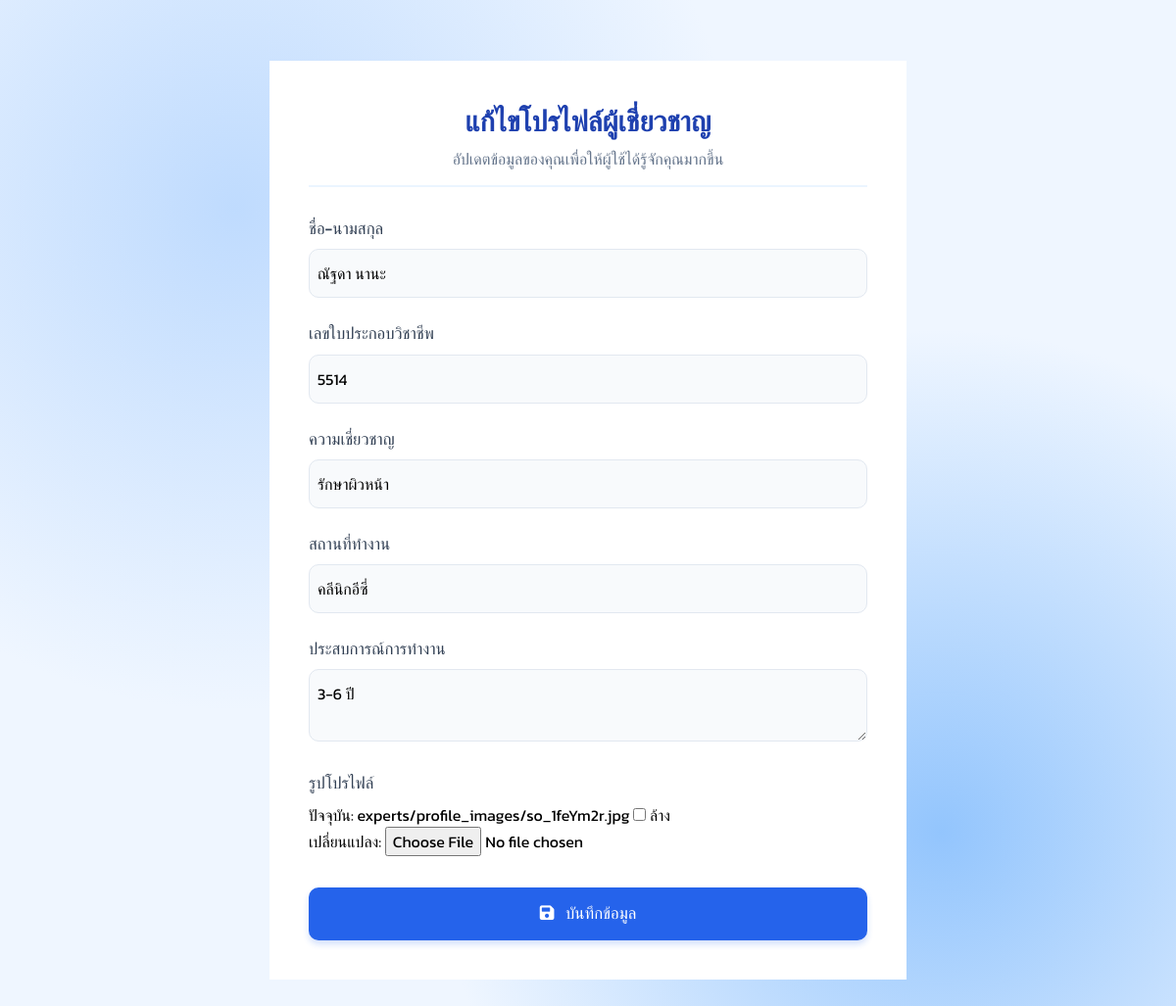
Before: /edit_expert_profile/ (signed in) with the older database file.
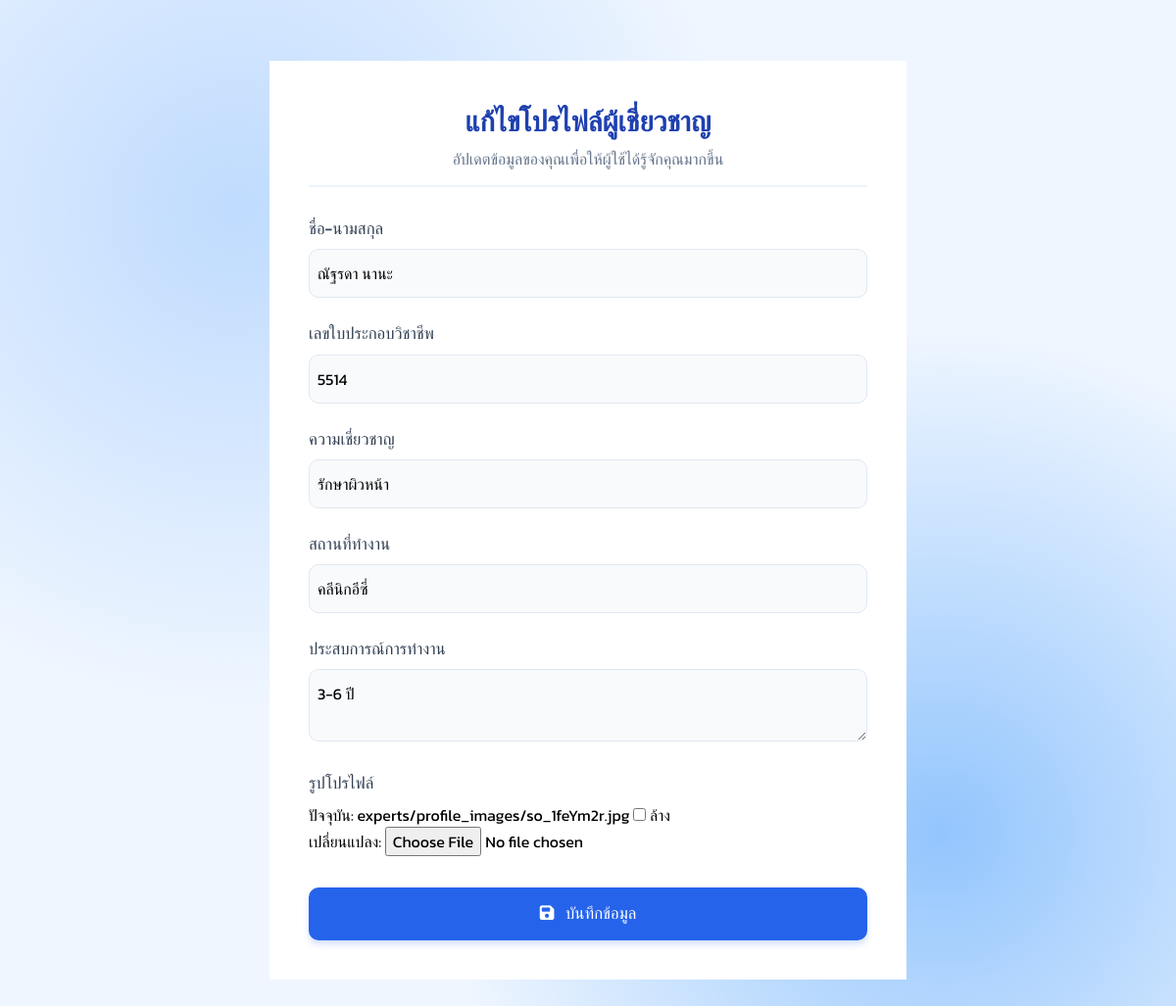
After: the same page with the newer database file.
### accounts/models.py (models this page shows, shortened)
class Expert(models.Model):
    user = models.OneToOneField(User, on_delete=models.CASCADE, related_name='expert_profile', null=True)
    full_name = models.CharField(max_length=100, verbose_name="ชื่อ-สกุล")
    license_number = models.CharField(max_length=20, unique=True, verbose_name="เลขใบประกอบวิชาชีพ")
    expertise = models.CharField(max_length=100, verbose_name="ความเชี่ยวชาญ")
    workplace = models.CharField(max_length=100, verbose_name="สถานที่ทำงาน")
    experience = models.TextField(verbose_name="ประสบการณ์การทำงาน")
    profile_image = models.ImageField(upload_to="experts/profile_images", null=True, blank=True, verbose_name="รูปโปรไฟล์")
    is_verified = models.BooleanField(default=False, verbose_name="ยืนยันแล้ว")

### accounts/views.py (the view)
# urls.py: path('edit_expert_profile/', views.edit_expert_profile, name='edit_expert_profile'),
@login_required
def edit_expert_profile(request):
    try:
        expert = Expert.objects.get(user=request.user)
    except Expert.DoesNotExist:
        messages.error(request, "ไม่พบข้อมูลผู้เชี่ยวชาญ")
        return redirect('expert_profile')
    if request.method == 'POST':
        form = ExpertProfileForm(request.POST, request.FILES, instance=expert)
        if form.is_valid():
            form.save()
            messages.success(request, "แก้ไขข้อมูลสำเร็จ")
            return redirect('expert_profile')
    else:
        form = ExpertProfileForm(instance=expert)
    return render(request, 'edit_expert_profile.html', {'form': form})

### accounts/forms.py
class ExpertProfileForm(forms.ModelForm):
    class Meta:
        model = Expert
        fields = ['full_name', 'license_number', 'expertise', 'workplace', 'experience', 'profile_image']

### templates/edit_expert_profile.html (shortened to what this page needs)
<!DOCTYPE html>
<html lang="th">
<head>
    <link href="https://cdnjs.cloudflare.com/ajax/libs/font-awesome/6.0.0-beta3/css/all.min.css" rel="stylesheet">
    <script src="https://cdn.tailwindcss.com"></script>
</head>
<body class="py-8">
    <div class="form-container">
        <div class="form-header text-center">
            <h1>แก้ไขโปรไฟล์ผู้เชี่ยวชาญ</h1>
            <p>อัปเดตข้อมูลของคุณเพื่อให้ผู้ใช้ได้รู้จักคุณมากขึ้น</p>
        </div>
        <form method="post" enctype="multipart/form-data">
            <div class="form-group">
                <label for="id_full_name" class="form-label">ชื่อ-นามสกุล</label>
                <div class="input-icon-wrapper">
                    <input type="text" name="full_name" id="id_full_name" class="form-control" placeholder="กรุณากรอกชื่อ-นามสกุล" value="{{ form.full_name.value }}">
                </div>
            </div>
            <div class="form-group">
                <label for="id_license_number" class="form-label">เลขใบประกอบวิชาชีพ</label>
                <div class="input-icon-wrapper">
                    <input type="text" name="license_number" id="id_license_number" class="form-control" placeholder="กรุณากรอกเลขใบประกอบวิชาชีพ" value="{{ form.license_number.value }}">
                </div>
            </div>
            <div class="form-group">
                <label for="id_expertise" class="form-label">ความเชี่ยวชาญ</label>
                <div class="input-icon-wrapper">
                    <input type="text" name="expertise" id="id_expertise" class="form-control" placeholder="กรุณากรอกความเชี่ยวชาญ" value="{{ form.expertise.value }}">
                </div>
            </div>
            <div class="form-group">
                <label for="id_workplace" class="form-label">สถานที่ทำงาน</label>
                <div class="input-icon-wrapper">
                    <input type="text" name="workplace" id="id_workplace" class="form-control" placeholder="กรุณากรอกสถานที่ทำงาน" value="{{ form.workplace.value }}">
                </div>
            </div>
            <div class="form-group">
                <label for="id_experience" class="form-label">ประสบการณ์การทำงาน</label>
                <div class="input-icon-wrapper">
                    <textarea name="experience" id="id_experience" class="form-control" placeholder="กรุณากรอกประสบการณ์การทำงาน">{{ form.experience.value }}</textarea>
                </div>
            </div>
            <div class="form-group">
                <label for="id_profile_image" class="form-label">รูปโปรไฟล์</label>
                {{ form.profile_image }}
            </div>
            <div class="mt-8">
                <button type="submit" class="btn-primary">
                    <i class="fas fa-save mr-2"></i> บันทึกข้อมูล
                </button>
            </div>
        </form>
    </div>
</body>
</html>

Changed rows visible on the page:
changed Expert "รักษาผิวหน้า": full_name "ณัฐดา นานะ" → "ณัฐรดา นานะ"
